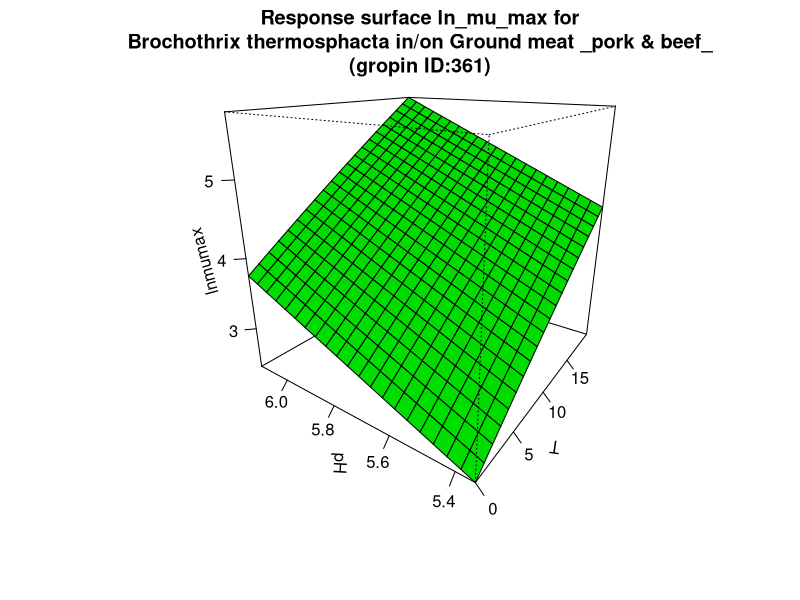

This figure's R source:
#############################
# start of Parameter script
#############################
T <- seq(0,19.98001998002,length.out=21)
pH <- seq(5.34534,6.12387612387612,length.out=21)
#############################
# end of Parameter script
#############################
############################# 
# start of Model script Gropin ID 361 
#############################
 
# constant coefficients for this model
lagref <- 20.7
dlag <- 1.73
Elag <- 67
 
variables <- data.frame(T,pH)
argumentsPar <- unique.data.frame(expand.grid(variables))
 
# heart of the model
response_surface <- function(T,pH) {
   mumax <-(log(lagref)-dlag*(5.7-pH)-(Elag/0.00831)*((1/(T+273))-(1/273)))

	return(mumax=mumax)
} 

# output parameters
responseSurface <- cbind(argumentsPar,response_surface(argumentsPar['T'],argumentsPar['pH']))
colnames(responseSurface) <- c(colnames(argumentsPar),'lnmumax')
#############################
# End of Model script
#############################
############################# 
# start of Visualisation script Gropin ID 361 
#############################
titleText <-'Response surface ln_mu_max for
Brochothrix thermosphacta in/on Ground meat _pork & beef_
(gropin ID:361)'
persp(T,pH,matrix(unlist(responseSurface$'lnmumax'),nrow=21),col = 'green',xlab='T',ylab='pH',zlab='lnmumax',main=titleText,theta=305,phi=20,shade=0.25,ticktype = 'detailed')
#############################
# End of Visualisation script
#############################
